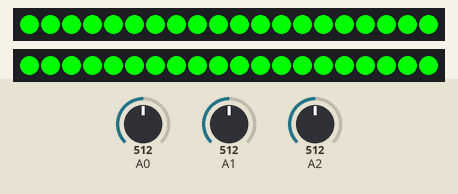
A sketch run on a simulated Arduino Uno, built with avr-gcc and run on an emulated ATmega328P. Parts: 2 × 20 RGB LEDs in strip order, left to right. Inputs (shaded band) come from the test bench; at power-on: A0 = 512, A1 = 512, A2 = 512.

Above: at 0.1 s.
At 6.29 s:
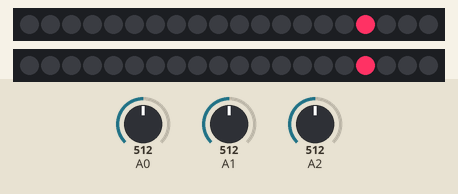
6.3 s: A0 set to 716
At 7.6 s:
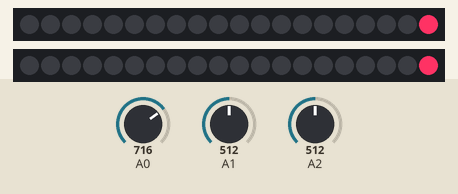
Timing chart, 0 to 9.3 s (numbered marks = the images above; inputs shaded):
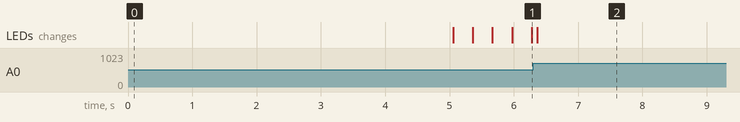

The sketch:

CodigoUnaIsla.ino
```cpp
/*************
 * LIBRARIES *
 *************/
// -------- LEDS --------
#include <FastLED.h>


/********************
 * GLOBAL CONSTANTS *
 ********************/
// -------- LEDS --------
#define NUM_LEDS 20
#define DATA_LED_A0 2
#define DATA_LED_A1 3
// #define DATA_LED_A2 4
// -------- Sensores de toque --------
#define SENSOR_A0 A0
#define SENSOR_A1 A1
#define SENSOR_A2 A2
int valor_referencia_A0 = 0;
int valor_referencia_A1 = 0;
int valor_referencia_A2 = 0;
bool toque_A0 = false;
bool toque_A1 = false;
bool toque_A2 = false;
#define rango 100


/******************
 * GLOBAL OBJECTS *
 ******************/
// -------- LEDS --------
CRGB leds_A0[NUM_LEDS]; // Define the array of leds
CRGB leds_A1[NUM_LEDS]; // Define the array of leds
//CRGB leds_A2[NUM_LEDS]; // Define the array of leds


/*******************************************
 * CODE THAT EXECUTES ONLY ONCE AT STARTUP *
 *******************************************/
void setup() {
    /***********************
     * INIT COMMUNICATIONS *
     ***********************/
    // --- Serial ---------------------------------------------------------------------------------------
    Serial.begin(9600); // initialize serial communication at 9600 bits per second
    while (!Serial);
    // --- LEDS ---------------------------------------------------------------------------------------
    FastLED.addLeds<NEOPIXEL, DATA_LED_A0>(leds_A0, NUM_LEDS);  // GRB ordering is assumed
    FastLED.addLeds<NEOPIXEL, DATA_LED_A1>(leds_A1, NUM_LEDS);  // GRB ordering is assumed
    // FastLED.addLeds<NEOPIXEL, DATA_LED_A2>(leds_A2, NUM_LEDS);  // GRB ordering is assumed

    /*************************
     *  Calibración inicial  *
     *************************/
    for(int i=0; i<NUM_LEDS; i++) { // Enciende todos los leds en verde
        leds_A0[i] = CRGB(0, 255, 0);
        leds_A1[i] = CRGB(0, 255, 0);
        //leds_A2[i] = CRGB(0, 255, 0);
        FastLED.show();
    }
    delay(5000); // Espera 5 segundos
    // Lee el valor actual de cada sensor y lo guarda en una variable global
    valor_referencia_A0 = analogRead(A0);
    valor_referencia_A1 = analogRead(A1);
    valor_referencia_A2 = analogRead(A2);
    for(int i=0; i<NUM_LEDS; i++) { // Apaga todos los leds
        leds_A0[i] = CRGB(0, 0, 0);
        leds_A1[i] = CRGB(0, 0, 0);
        //leds_A2[i] = CRGB(0, 0, 0);
    }
}


/*************************************
 *  CODE RUNNING IN AN ENDLESS LOOP  *
 *************************************/
void loop() {
    // Lee sí alguien toca alguno de los sensores
    if(analogRead(A0)>(valor_referencia_A0+rango) || analogRead(A0)<(valor_referencia_A0-rango))
    {toque_A0 = true;}
    if(analogRead(A1)>(valor_referencia_A1+rango) || analogRead(A1)<(valor_referencia_A1-rango))
    {toque_A1 = true;}
    if(analogRead(A2)>(valor_referencia_A2+rango) || analogRead(A2)<(valor_referencia_A2-rango))
    {toque_A2 = true;}

    if (toque_A0 == true || toque_A1 == true || toque_A2 == true) {

        for(int i=0; i<NUM_LEDS; i++){
            leds_A0[i] = CRGB(0, 0, 0);
            leds_A1[i] = CRGB(0, 0, 0);
            //leds_A2[i] = CRGB(0, 0, 0);
        }
        delay(10000);
        toque_A0 = false;
        toque_A1 = false;
        toque_A2 = false;

    }


    // Hacer el blink (De todos)
    for(int i=0; i<NUM_LEDS; i++){
        leds_A0[i] = CRGB(255, 50, 100);
        leds_A1[i] = CRGB(255, 50, 100);
        //leds_A2[i] = CRGB(255, 50, 100);
        FastLED.show();
        delay(20);
        leds_A0[i] = CRGB(0, 0, 0);
        leds_A1[i] = CRGB(0, 0, 0);
        //leds_A2[i] = CRGB(0, 0, 0);
    }
}
```
